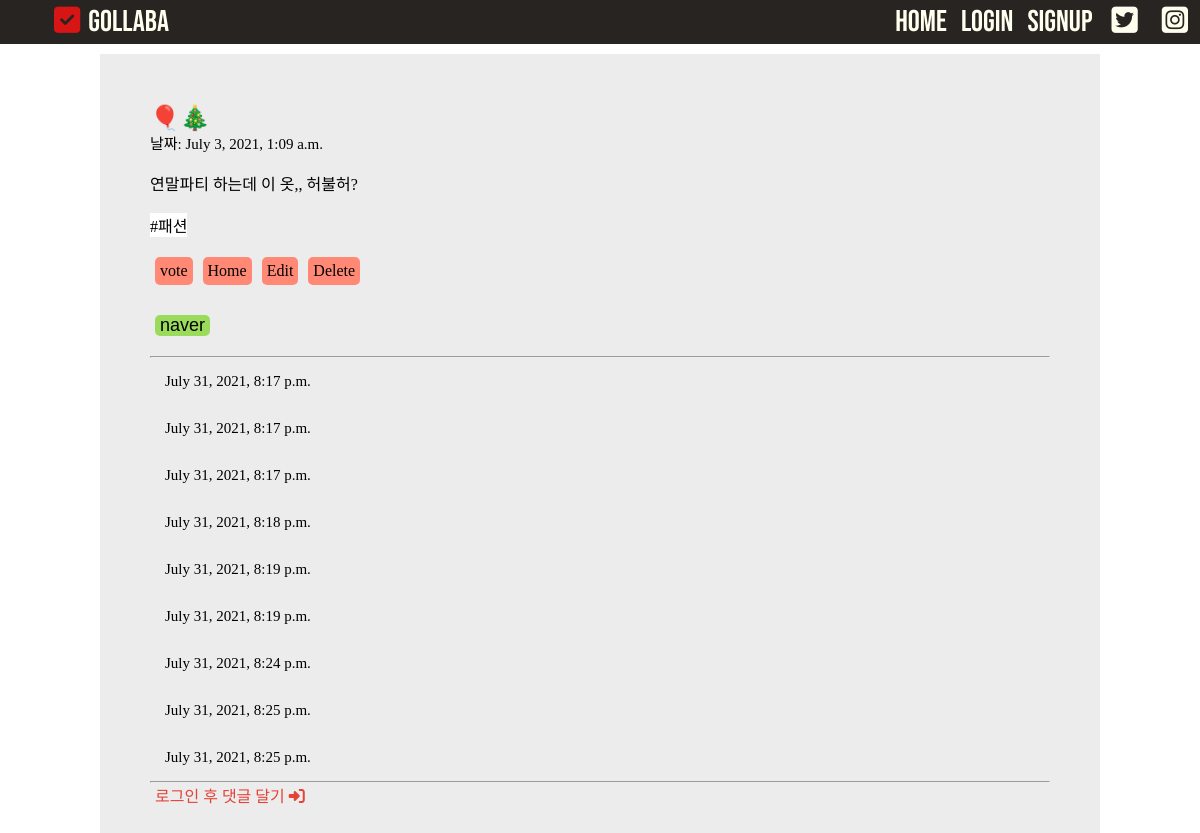
The app's page /blog/4 with its own data.
### blog/models.py (models this page shows, shortened)
class Blog(models.Model):
    title = models.CharField(max_length=200)
    pub_date = models.DateTimeField('date published')
    body = models.TextField()
    hashtag = models.ManyToManyField(HashTag)

class HashTag(models.Model):
    hashtag_name = models.CharField(max_length=100)
    def __str__(self):
        return self.hashtag_name

class Comment(models.Model):
    post = models.ForeignKey(
        Blog, related_name='comments', on_delete=models.CASCADE, null=True)
    author_name = models.CharField(max_length=20)
    comment_text = models.TextField()
    created_at = models.DateTimeField(default=timezone.now)

### blog/views.py (the view)
# urls.py: path("blog/<int:blog_id>", blog.detail, name="detail"),
def detail(request, blog_id):
    blog_detail = get_object_or_404(Blog, pk=blog_id)
    comments = Comment.objects.filter(post=blog_id)
    blog_hashtag = blog_detail.hashtag.all()
    if request.method == "POST":
        comment = Comment()
        comment.post = blog_detail
        comment.comment_text = request.POST['body']
        comment.date = timezone.now()
        comment.save()
    return render(request, 'detail.html', {'blog': blog_detail, 'comments': comments, 'hashtags': blog_hashtag})

### blog/templates/detail.html (shortened to what this page needs)
{% load static %}
<!DOCTYPE html>
<html lang="en">
<head>
    <link rel="stylesheet" href="{% static 'css/detail.css' %}" type="text/css">
    <link rel="stylesheet" href="{% static 'css/main.css' %}" type="text/css">
</head>
<body>
    <nav class="navbar">
        <ul class="navbar_logo">
            <li><a href="{% url 'home' %}"><i class="fas fa-check-square"></i></a></li>
            <li><a href="{% url 'home' %}" id="rr">Gollaba</a></li>
        </ul>
        <ul class="navbar_menu">
            <li class="nav-item">
              <a class="nav-link" href="{% url 'home' %}">HOME</a>
            </li>
            {% if not user.is_authenticated %}
            <li class="nav-item">
              <a class="nav-link" href="{% url 'login' %}">Login</a>
            </li>
            {% endif %}
            {% if not user.is_authenticated %}
            <li class="nav-item">
              <a class="nav-link" href="{% url 'register' %}">Signup</a>
            </li>
            {% endif %}
          <li><a href="https://twitter.com/TwitterKorea"><i class="fab fa-twitter-square"></i></a></li>
          <li><a href="https://www.instagram.com/"><i class="fab fa-instagram-square"></i></a></li>
          </ul>
    </nav>
    <div class="content-box">
        <div class="blank1">
        </div>
        <div class="outer">
            <div class="title">
                <h2>{{ blog.title }}</h2>
                <p class="date">날짜: {{ blog.pub_date }}</p>
            </div>
            <br>
            <div class="body">
                <p>{{ blog.body }}</p>
            </div>
            <br>
            <p class="hashtag">
                {% for hashtag in hashtags.all %}
                #{{ hashtag }}
                {% endfor %}
            </p>
            <div class="buttons">
                <a class="btn" href="{% url 'main' %}">vote</a>
                <a href="{% url 'home' %}" class="btn" >Home</a>
                <a href="{% url 'edit' blog.id %}" class="btn">Edit</a>
                <a href="{% url 'delete' blog.id %}" class="btn">Delete</a>
            </div>
            <div class="shares">
            <a href="http://blog.naver.com/openapi/share?url=%22+encodeURIComponent(%22http://www.sample.com/sample.jsp?param1=value1&param2=value2"><input type="button" value="naver" class="share_naver" onclick="share()"/></a>
            </div>
            <hr>
            {% for comment in blog.comments.all %}
            <div class="comment">
                <div class="date">  {{ comment.created_at }}</div>
            </div>
            {% empty %}
            <p>댓글을 달아주세요 :)</p>
            {% endfor %}
            <hr>
            <div class="comments">
                {% if not user.is_authenticated %}
                    <p><a href="{% url 'login' %}">로그인 후 댓글 달기 <i class="fas fa-sign-in-alt"></i></a></p>
                {% endif %}
                    </div>
                </div>
            </div>
    </body>
</html>

### blog/static/css/detail.css (style rules this page uses)
.content-box { display: grid; grid-template-columns: 1fr 2fr 1fr; }
.outer { width: 1000px; background-color: rgb(236, 236, 236); padding: 5%; }
.title { display: grid; width: 1000px; }
.body { display: grid; width: 1000px; }
.date { font-size: 15px; color: black; }
.comment { border: 1px; border-style: none; padding: 15px; }
.outer > .hashtag { margin-bottom: 10px; background-color:rgb(255, 255, 255); display: inline-block; }
.content-box { margin: 10px; }
.buttons { display: flex; padding-bottom: 10px; }
.btn { text-decoration: none; color: black; background-color: rgb(255, 137, 116); border-radius: 5px; padding: 5px; margin-right: 5px; }
.share_naver { background-color: rgb(155, 219, 92); border-style: none; padding: 0px 5px; border-radius: 5px; margin:0; font-size: large; }
.shares { display: flex; margin-bottom: 10px; align-items: center; }
.comments { display: flex; }
a { text-decoration: none; color: rgb(228, 66, 55); margin: 10px 5px; }

### blog/static/css/main.css (style rules this page uses)
* { box-sizing: border-box; list-style: none; text-decoration: none; margin: 0px; padding: 0px; height: auto; }
.navbar { font-family: 'Bebas Neue', cursive; display: flex; justify-content: space-between; align-items: center; width: 100%; height: auto; background-color: #272422; font-size: 30px; text-align: center; }
.navbar_logo { display : flex; list-style: none; margin: 0; text-decoration: none; margin-left: 50px; }
.navbar_logo li { padding: 4px; margin: 0; }
.navbar_logo li a { color: #D71514; margin: 0; text-decoration: none; }
#rr { color: ivory; }
.navbar_menu { display : flex; list-style: none; margin:0; justify-content: center; text-align: center; align-items: center; }
.navbar_menu li { padding: 4px; margin: 0; text-align: center; justify-content: center; align-items: center; }
.navbar_menu li a { color: ivory; text-decoration: none; padding: 0 3px 0 3px; }
.nav-link { margin:0; justify-content: center; text-align: center; align-items: center; }
.nav-item { margin:0; justify-content: center; text-align: center; align-items: center; }

### records on screen
Blog: title "🎈🎄", pub_date "July 3, 2021, 1:09 a.m.", body "연말파티 하는데 이 옷,, 허불허?"
HashTag: hashtag_name "패션"
Comment: created_at "July 31, 2021, 8:17 p.m."
Comment: created_at "July 31, 2021, 8:17 p.m."
Comment: created_at "July 31, 2021, 8:17 p.m."
Comment: created_at "July 31, 2021, 8:18 p.m."
Comment: created_at "July 31, 2021, 8:19 p.m."
Comment: created_at "July 31, 2021, 8:19 p.m."
Comment: created_at "July 31, 2021, 8:24 p.m."
Comment: created_at "July 31, 2021, 8:25 p.m."
Comment: created_at "July 31, 2021, 8:25 p.m."
